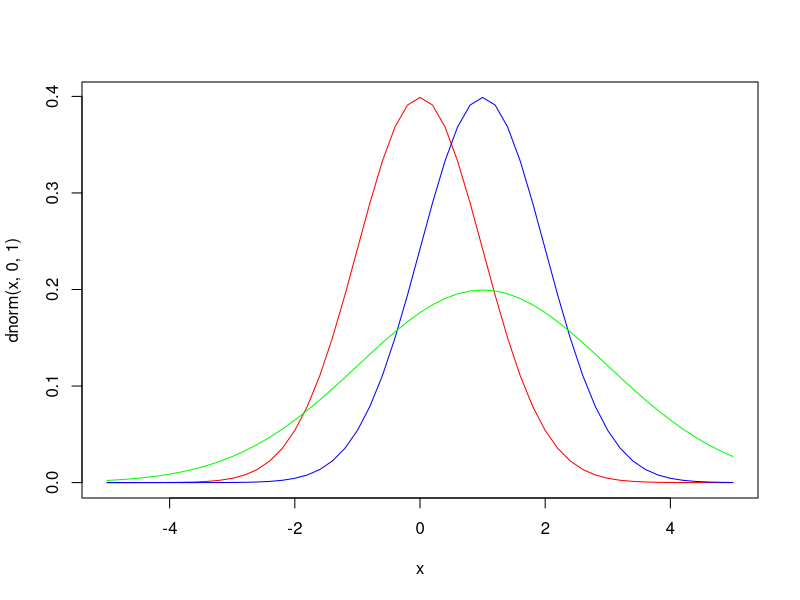
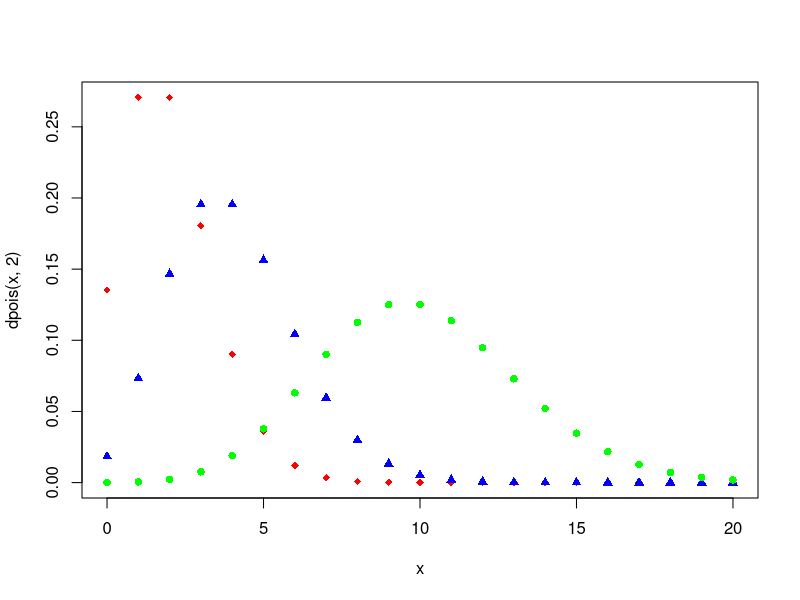
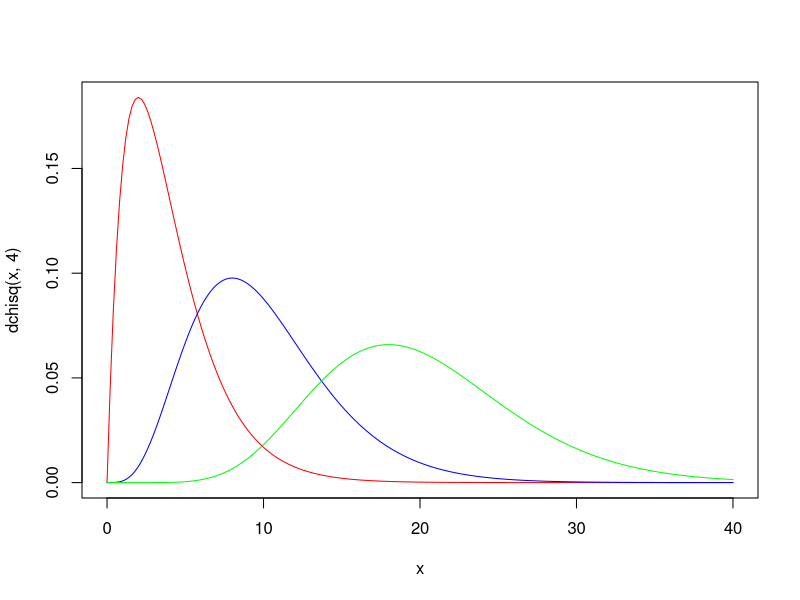
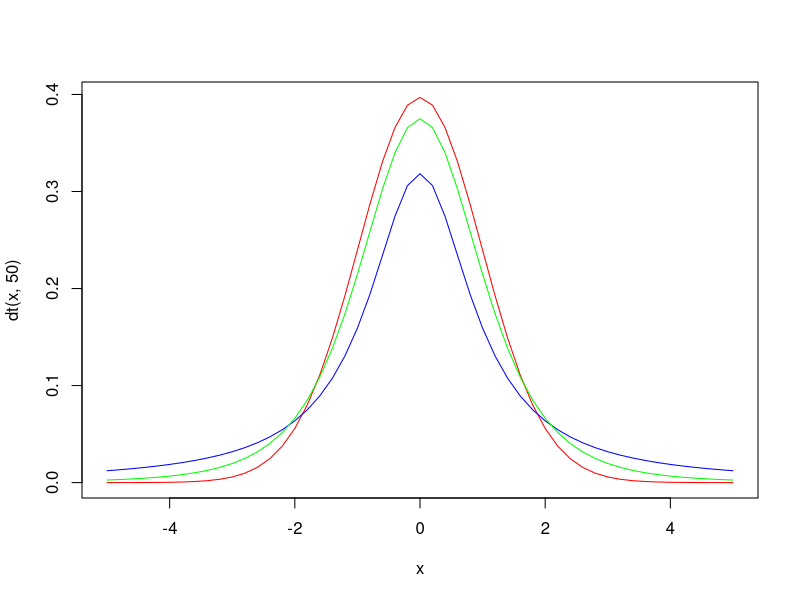
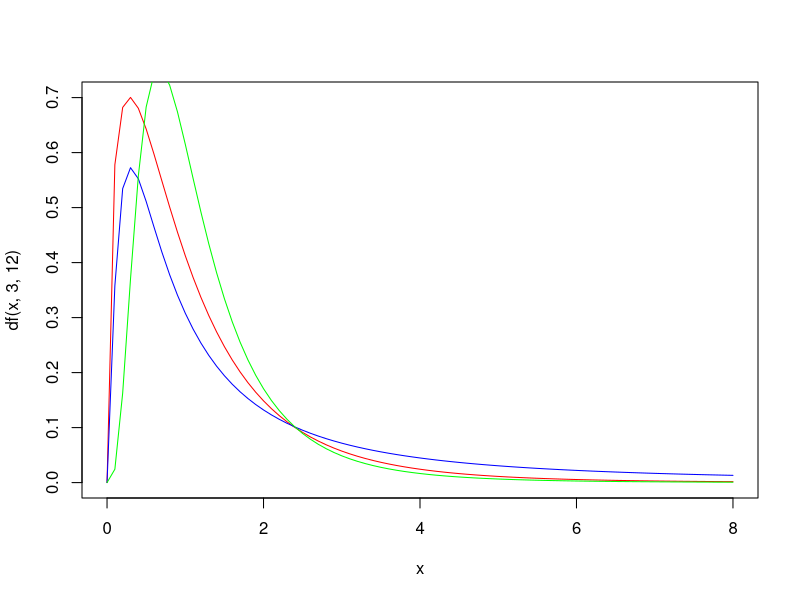

These charts were generated, in order, by the following R code:
# Referencia http://www.stat.umn.edu/geyer/old/5101/rlook.html

# Normal

#Visualización
x <- seq(-5,5,0.2)
# N(0,1)
plot(x,dnorm(x,0,1),"l",col="red")
# N(1,1)
lines(x,dnorm(x,1,1),col="blue")
# N(1,2)
lines(x,dnorm(x,1,2),col="green")


# Calcular la probabilidad para P(X < 27.4) con Esperanza = 50 y Desvío = 20
pnorm(27.4, 50, 20)
# Inversa Normal
qnorm(0.95, 50, 20)

#Poisson

#Visualización
x <- 0:20
# Lambda = 2
plot(x,dpois(x,2),col="red",pch=18)
# Lambda = 4
points(x,dpois(x,4),col="blue",pch=17)
# Lambda = 10
points(x,dpois(x,10),col="green",pch=16)

# Calcular la probabilidad para P(X < 3) con Esperanza = 5
ppois(3, 5)
# Inversa Poisson
qpois(0.95, 5)

# Chi Cuadrado

#Visualización
x <- seq(0,40,0.2)
# N(0,1)
plot(x,dchisq(x,4),"l",col="red")
# N(1,1)
lines(x,dchisq(x,10),col="blue")
# N(1,2)
lines(x,dchisq(x,20),col="green")


# Calcular la probabilidad para P(X < 7.4) con Grados de Libertad = 10
pchisq(7.4, 10)
# Inversa
qchisq(0.95, 10)

# T de Student

#Visualización
x <- seq(-5,5,0.2)
# N(0,1)
plot(x,dt(x,50),"l",col="red")
# N(1,1)
lines(x,dt(x,1),col="blue")
# N(1,2)
lines(x,dt(x,4),col="green")


# Calcular la probabilidad para P(X < -0.4) con Grados de Libertad = 4
pt(-0.4, 4)
# Inversa
qt(0.95, 4)

# F de Fisher

#Visualización
x <- seq(0,8,0.1)
# N(0,1)
plot(x,df(x,3,12),"l",col="red")
# N(1,1)
lines(x,df(x,5,2),col="blue")
# N(1,2)
lines(x,df(x,10,10),col="green")


# Calcular la probabilidad para P(X < 1.4) con GL1 = 2 y GL2 = 5
pf(1.4, 2,5)
# Inversa
qf(0.95, 2,5)